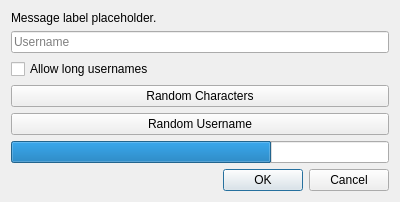
<?xml version="1.0" encoding="UTF-8"?>
<ui version="4.0">
 <class>OfflineLoginDialog</class>
 <widget class="QDialog" name="OfflineLoginDialog">
  <property name="geometry">
   <rect>
    <x>0</x>
    <y>0</y>
    <width>400</width>
    <height>150</height>
   </rect>
  </property>
  <property name="sizePolicy">
   <sizepolicy hsizetype="Fixed" vsizetype="Fixed">
    <horstretch>0</horstretch>
    <verstretch>0</verstretch>
   </sizepolicy>
  </property>
  <property name="windowTitle">
   <string>Add Account</string>
  </property>
  <layout class="QVBoxLayout" name="verticalLayout">
   <item>
    <widget class="QLabel" name="label">
     <property name="text">
      <string notr="true">Message label placeholder.</string>
     </property>
     <property name="textFormat">
      <enum>Qt::RichText</enum>
     </property>
     <property name="textInteractionFlags">
      <set>Qt::LinksAccessibleByKeyboard|Qt::LinksAccessibleByMouse|Qt::TextBrowserInteraction|Qt::TextSelectableByKeyboard|Qt::TextSelectableByMouse</set>
     </property>
    </widget>
   </item>
   <item>
    <widget class="QLineEdit" name="userTextBox">
     <property name="maxLength">
      <number>16</number>
     </property>
     <property name="placeholderText">
      <string>Username</string>
     </property>
    </widget>
   </item>
   <item>
    <widget class="QCheckBox" name="allowLongUsernames">
     <property name="toolTip">
      <string>Usernames longer than 16 characters cannot be used for LAN games or offline-mode servers.</string>
     </property>
     <property name="text">
      <string>Allow long usernames</string>
     </property>
    </widget>
   </item>
    <item>
    <widget class="QPushButton" name="randomCharUser">
     <property name="text">
      <string>Random Characters</string>
     </property>
    </widget>
   </item>
   <item>
    <widget class="QPushButton" name="randomFullUser">
     <property name="text">
      <string>Random Username</string>
     </property>
    </widget>
   </item>
   <item>
    <widget class="QProgressBar" name="progressBar">
     <property name="value">
      <number>69</number>
     </property>
     <property name="textVisible">
      <bool>false</bool>
     </property>
    </widget>
   </item>
   <item>
    <widget class="QDialogButtonBox" name="buttonBox">
     <property name="orientation">
      <enum>Qt::Horizontal</enum>
     </property>
     <property name="standardButtons">
      <set>QDialogButtonBox::Cancel|QDialogButtonBox::Ok</set>
     </property>
    </widget>
   </item>
  </layout>
 </widget>
 <resources/>
 <connections/>
</ui>
